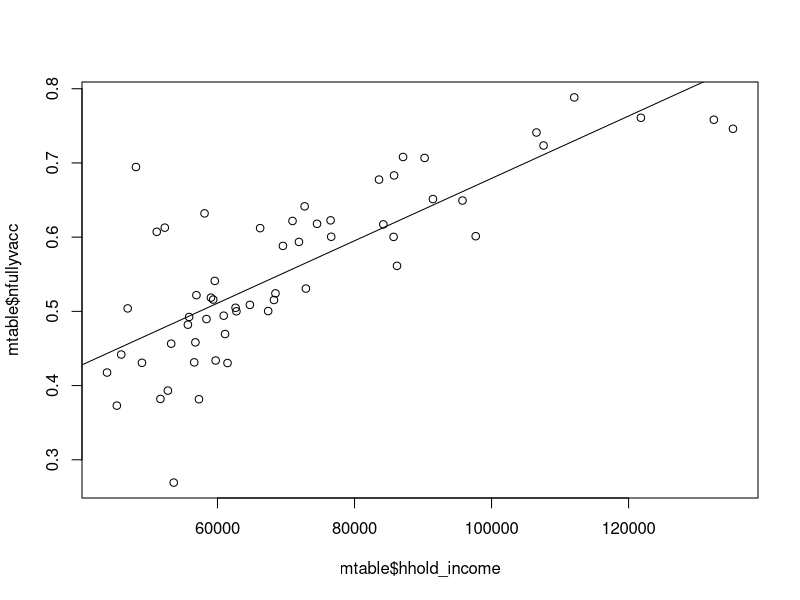

Reproduce this figure in R.
###Multiple Linear Regression 

# load libraries
library(tidyverse)
library(ggplot2)

#Load master table
mtable <- read.csv("Master_Table.csv")

#normalize fully vacc by population
mtable$nfullyvacc <- mtable$fullyvacc/mtable$population

#fit multiple linear regression incidence
fit1 <- lm(mtable$diff_incidence ~  mtable$nfullyvacc + mtable$hi_edu + mtable$poverty_17 
          + mtable$poverty_all + mtable$RUC_Code + mtable$hhold_income + mtable$perc_income 
          + mtable$unemployment_2020 +mtable$diff_ntest)
summary(fit1)

#fit multiple linear regression mortality
fit2 <- lm(mtable$diff_mortality ~  mtable$nfullyvacc + mtable$hi_edu + mtable$poverty_17 
           + mtable$poverty_all + mtable$RUC_Code + mtable$hhold_income + mtable$perc_income 
           + mtable$unemployment_2020 +mtable$diff_ntest)
summary(fit2)

#hh income is a confounder
fit2 <- lm(mtable$nfullyvacc ~ mtable$hhold_income)
summary(fit2)
plot(mtable$hhold_income , mtable$nfullyvacc)
abline(fit2)

#interaction
fit <- lm(mtable$diff_mortality ~ mtable$nfullyvacc*mtable$diff_ntest)
summary(fit)
